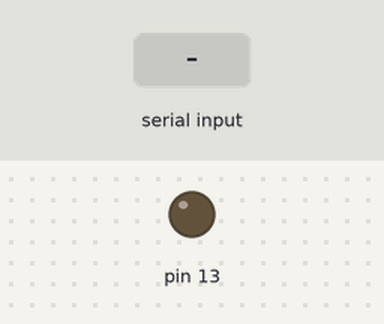
A sketch run on a simulated Arduino Uno, built with avr-gcc and run on an emulated ATmega328P. On the bench: output pins drawn as LEDs (lit = HIGH). Inputs (shaded band) come from the test bench.

Above: at 1.2 s.
1.3 s: "o" received over Serial
At 1.8 s:
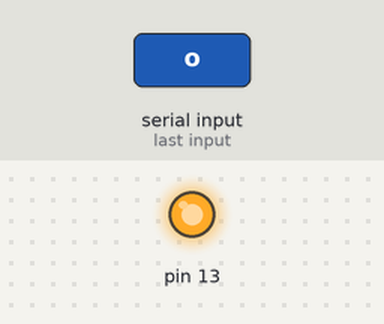
2.8 s: "l" received over Serial
At 4.1 s:
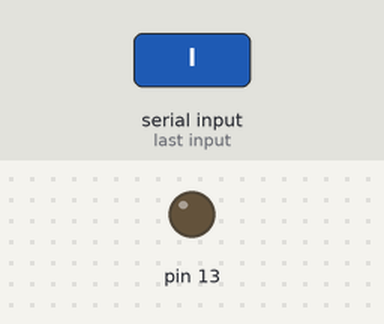
Timing chart, 0 to 5.8 s (numbered marks = the images above; inputs shaded):
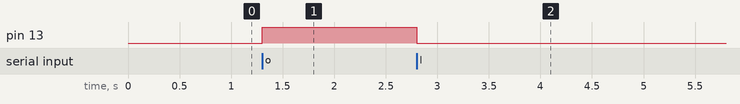

Measured:
- after the input at 1.3 s, pin 13: LOW → HIGH at once
- after the input at 2.8 s, pin 13: HIGH → LOW at once

The sketch:

laser.ino
```cpp
#include<Servo.h>;

char cmd;

void setup() {
   Serial.begin(9600);

   pinMode(13, OUTPUT);
}

void loop() {
  while(!Serial.available());
  cmd=Serial.read();
  switch (cmd)
  {
    case 'l':
      //Serial.println("oi");
      digitalWrite(13, LOW);
      delay(200);
      break;
    case 'o':
      //Serial.println("tchau");
      digitalWrite(13, HIGH);
      delay(200);
      break;
    default:
      break;
  }
}
```
